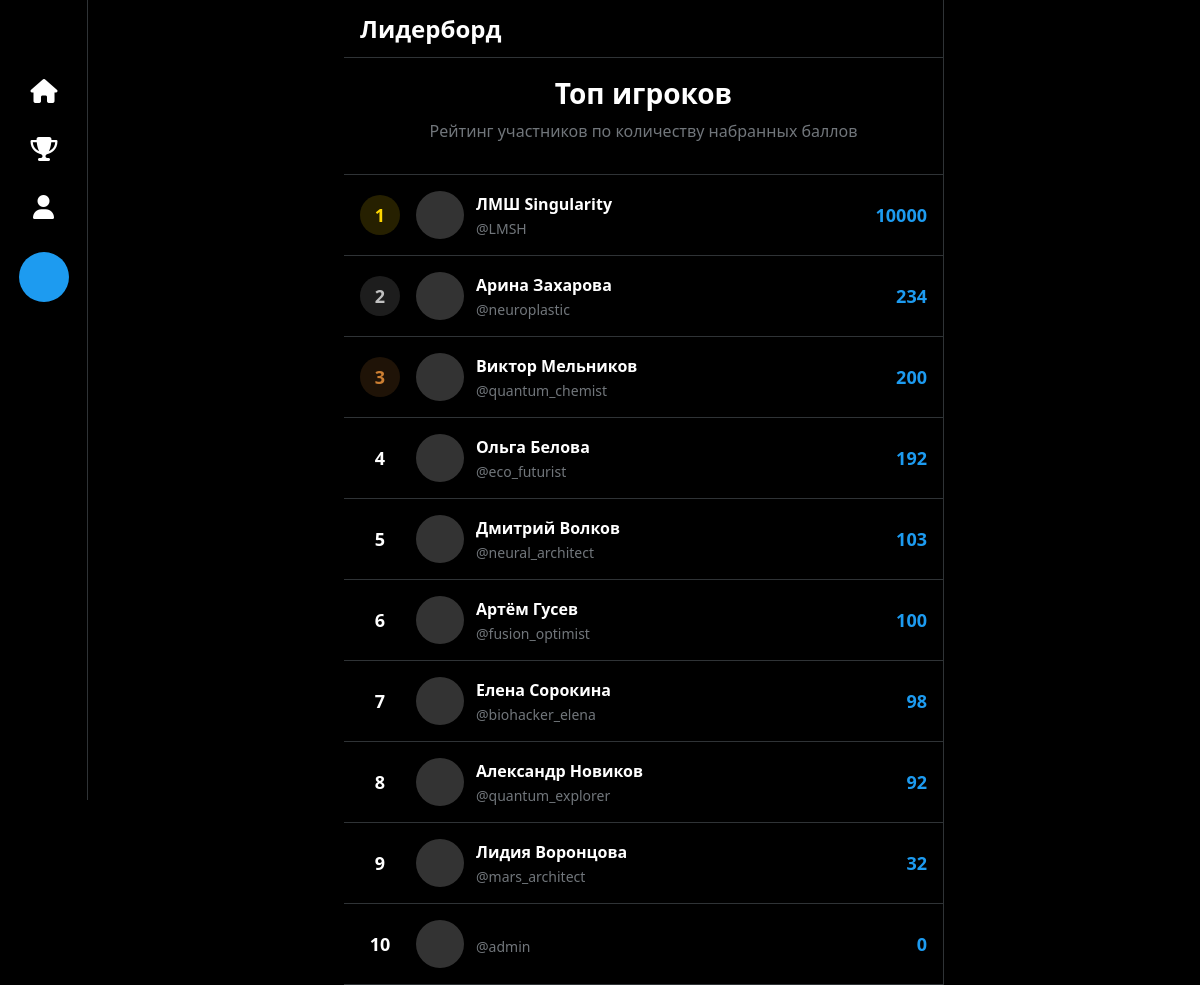
/leaderboard/ (signed in), run on the app's committed database.
### user/models.py (models this page shows)
class CustomUser(AbstractUser, models.Model):
    descriptions = models.TextField('Описание профиля', max_length=100, default='я думал, но не придумал...')
    score = models.IntegerField(default=0)
    birth_date = models.DateField('Дата рождения', default='2000-09-12')
    banner_url = models.URLField(default='https://i.pinimg.com/736x/71/03/07/7103078dcc0550fb85ad3126b17686f4.jpg')

### misc/views.py (the view)
# urls.py: path('leaderboard/', leaderboard_view, name='leaderboard'),
@login_required
def leaderboard_view(request):
    users = CustomUser.objects.order_by('-score')
    if len(users) > 10:
        users = users[0:9]
    return render(request, 'leaderboard/index.html', {'users':users})

### templates/leaderboard/index.html (shortened to what this page needs)
<!DOCTYPE html>
<html lang="ru">
<head>
    <link rel="stylesheet" href="https://cdnjs.cloudflare.com/ajax/libs/font-awesome/6.4.0/css/all.min.css">
</head>
<body>
    <div class="sidebar" id="sidebar">
        <div class="logo">
        </div>
        <a href="{% url 'misc:home' %}">
            <div class="nav-item">
                <i class="fas fa-home"></i>
            </div>
        </a>
        <a href="{% url 'misc:leaderboard' %}">
            <div class="nav-item">
                <i class="fas fa-trophy"></i>
            </div>
        </a>
        <a href="{% url 'user:profile' request.user.username %}">
            <div class="nav-item">
                <i class="fas fa-user"></i>
            </div>
        </a>
        <a href="{% url 'posts:create' %}">
            <button class="tweet-btn">
            </button>
        </a>
        <div class="profile-mini">
            <div class="info">
                <a href="{% url 'user:logout' %}"><div class="username">Выход</div>
            </div>
        </div>
    </div>
    <div class="main-content" id="mainContent">
        <div class="center-container">
            <div class="header">
                <h1>Лидерборд</h1>
            </div>
            <div class="leaderboard-header">
                <h2>Топ игроков</h2>
                <p>Рейтинг участников по количеству набранных баллов</p>
            </div>
            <div class="leaderboard">
                {% for user in users %}
                    <a href="{% url 'user:profile' user.username %}" class="leaderboard-item">
                        <div class="rank rank-{{ forloop.counter }}">{{ forloop.counter }}</div>
                        <div class="leaderboard-avatar"></div>
                        <div class="user-info">
                            <div class="leaderboard-name">{{ user.first_name }} {{ user.last_name }}</div>
                            <div class="leaderboard-username">@{{ user.username }}</div>
                        </div>
                        <div class="leaderboard-points">{{ user.score }}</div>
                    </a>
                {% endfor %}
            </div>
        </div>
    </div>
</body>
</html>

### templates/leaderboard/index.html (style rules this page uses)
* { margin: 0; padding: 0; box-sizing: border-box; font-family: 'Segoe UI', Roboto, Helvetica, Arial, sans-serif; }
a { text-decoration: none; color: inherit; }
:root { --bg-color: #000000; --text-color: #ffffff; --border-color: #2f3336; --hover-color: #181818; --primary-color: #1d9bf0; --secondary-color: #71767b; --container-color: #16181c; --gold: #FFD700; --silver: #C0C0C0; --bronze: #CD7F32; }
body { background-color: var(--bg-color); color: var(--text-color); min-height: 100vh; display: flex; position: relative; }
.sidebar { width: 275px; padding: 8px 12px; height: 100vh; position: fixed; left: 0; top: 0; display: flex; flex-direction: column; border-right: 1px solid var(--border-color); transition: all 0.3s ease; z-index: 100; background-color: var(--bg-color); overflow-y: auto; }
.logo { padding: 12px; margin-bottom: 8px; }
.nav-item { display: flex; align-items: center; padding: 12px; margin: 4px 0; border-radius: 50px; cursor: pointer; font-size: 20px; font-weight: 500; transition: background-color 0.2s; white-space: nowrap; }
.nav-item i { margin-right: 16px; width: 26px; text-align: center; flex-shrink: 0; }
.tweet-btn { background-color: var(--primary-color); color: white; border: none; border-radius: 50px; padding: 16px; font-size: 17px; font-weight: 700; margin-top: 16px; cursor: pointer; transition: background-color 0.2s; width: 100%; text-align: center; }
.profile-mini { display: flex; align-items: center; margin-top: auto; padding: 12px; border-radius: 50px; cursor: pointer; transition: background-color 0.2s; margin-bottom: 20px; }
.profile-mini .info { flex-grow: 1; overflow: hidden; }
.main-content { margin-left: 275px; width: calc(100% - 275px); min-height: 100vh; transition: all 0.3s ease; display: flex; justify-content: center; }
.center-container { width: 100%; max-width: 600px; border-right: 1px solid var(--border-color); }
.header { position: sticky; top: 0; background-color: rgba(0, 0, 0, 0.65); backdrop-filter: blur(12px); z-index: 10; padding: 12px 16px; border-bottom: 1px solid var(--border-color); }
.header h1 { font-size: 24px; font-weight: 800; }
.leaderboard-header { padding: 16px; text-align: center; border-bottom: 1px solid var(--border-color); }
.leaderboard-header h2 { font-size: 28px; margin-bottom: 8px; }
.leaderboard-header p { color: var(--secondary-color); margin-bottom: 16px; }
.leaderboard { display: flex; flex-direction: column; }
.leaderboard-item { display: flex; align-items: center; padding: 16px; border-bottom: 1px solid var(--border-color); transition: background-color 0.2s; }
.rank { width: 40px; height: 40px; display: flex; align-items: center; justify-content: center; border-radius: 50%; font-weight: 700; font-size: 18px; margin-right: 16px; flex-shrink: 0; }
.rank-1 { background-color: rgba(255, 215, 0, 0.15); color: var(--gold); }
.rank-2 { background-color: rgba(192, 192, 192, 0.15); color: var(--silver); }
.rank-3 { background-color: rgba(205, 127, 50, 0.15); color: var(--bronze); }
.user-info { flex-grow: 1; }
.leaderboard-avatar { width: 48px; height: 48px; border-radius: 50%; margin-right: 12px; background-color: #333; flex-shrink: 0; }
.leaderboard-name { font-weight: 700; margin-bottom: 4px; }
.leaderboard-username { color: var(--secondary-color); font-size: 14px; }
.leaderboard-points { font-weight: 700; color: var(--primary-color); font-size: 18px; margin-left: 20px; }
@media (max-width: 1280px) { .sidebar { width: 88px; align-items: center; padding: 8px; } }
@media (max-width: 1280px) { .nav-item { width: 50px; height: 50px; padding: 0; justify-content: center; } }
@media (max-width: 1280px) { .nav-item i { margin-right: 0; font-size: 24px; } }
@media (max-width: 1280px) { .tweet-btn { width: 50px; height: 50px; padding: 0; display: flex; align-items: center; justify-content: center; } }
@media (max-width: 1280px) { .profile-mini { width: 50px; height: 50px; padding: 0; justify-content: center; } }
@media (max-width: 1280px) { .profile-mini .info { display: none; } }
@media (max-width: 1280px) { .main-content { margin-left: 88px; width: calc(100% - 88px); } }

### data on the page
CustomUser: first_name "ЛМШ", last_name "Singularity", username "LMSH", score "10000"
CustomUser: first_name "Арина", last_name "Захарова", username "neuroplastic", score "234"
CustomUser: first_name "Виктор", last_name "Мельников", username "quantum_chemist", score "200"
CustomUser: first_name "Ольга", last_name "Белова", username "eco_futurist", score "192"
CustomUser: first_name "Дмитрий", last_name "Волков", username "neural_architect", score "103"
CustomUser: first_name "Артём", last_name "Гусев", username "fusion_optimist", score "100"
CustomUser: first_name "Елена", last_name "Сорокина", username "biohacker_elena", score "98"
CustomUser: first_name "Александр", last_name "Новиков", username "quantum_explorer", score "92"
CustomUser: first_name "Лидия", last_name "Воронцова", username "mars_architect", score "32"
CustomUser: username "admin", score "0"
